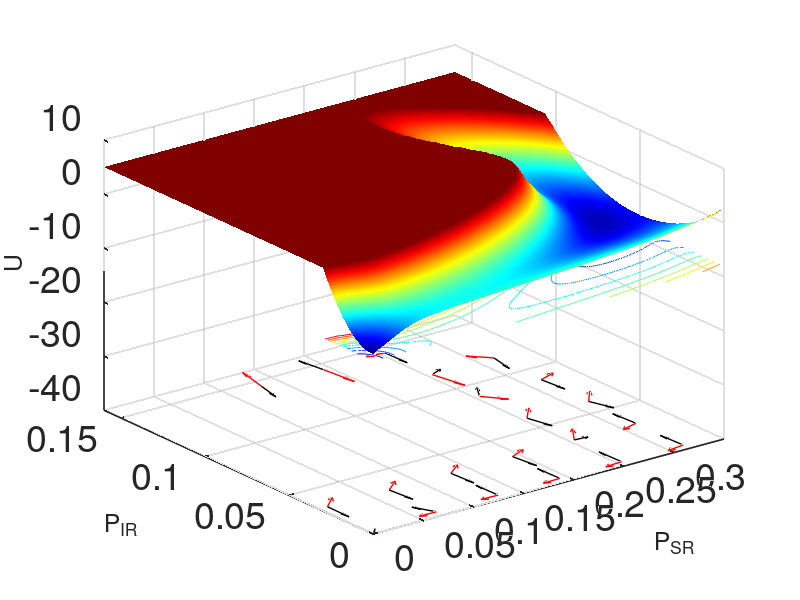

MATLAB code for this plot:
clc;
clear;
% Xm=4.0;
% index1=3;
% index2=4;
dif =[0.0000017;0.0000017];
ms = 200;
xmin = [0;0];
xmax = [0.35;0.16]; %注意这里第一个数是x，第二个数是y轴
x = linspace(xmin(1),xmax(1),ms);
y = linspace(xmin(2),xmax(2),ms);
[X,Y] = meshgrid(x,y);

px = load('pp67_p=0.00158.txt');

p = reshape(px(:,3),ms,ms);
sum(sum(p))
FPx = reshape(px(:,4),ms,ms);
FPy = reshape(px(:,5),ms,ms);
z = trapz(y,trapz(x,p));
Pi = p/z;
PP = eq(Pi,0)+Pi;   
P_eps=min(min(PP));  
P = P_eps*eq(Pi,0)+Pi;
U = -log(P);
U_max =5;
U=U.*(U<U_max)+U_max.*(U>U_max);

h=figure(1);

view([-21.1133,43.4827]);

%绘制流线、梯度力线
dx = x(2)-x(1);
dy = y(2)-y(1);
[GPx,GPy] = gradient(P,dx,dy);
Jx = FPx.*P - dif(1)*GPx ;
Jy = FPy.*P - dif(2)*GPy ;
E=Jy.^2+Jx.^2;
JJx=Jx./(sqrt(E)+eps);
JJy=Jy./(sqrt(E)+eps);
Fx= dif(1)*GPx./P;
Fy=dif(2)*GPy./P;
F=Fx.^2+Fy.^2;
FFx=Fx./(sqrt(F)+eps);
FFy=Fy./(sqrt(F)+eps);
mg = 5:35:200;
ng = mg;

surf(X,Y,U)
hold on
% 在流和梯度力平面上添加U的等高线
surfc(X, Y, U);
hold on
shading interp;
colormap([jet(256)]);
hold on
%归一化二维流和梯度力
z_coordinate = -39.8;
quiver3(X(mg, ng), Y(mg, ng), z_coordinate * ones(size(X(mg, ng))), JJx(mg, ng), JJy(mg, ng), zeros(size(JJx(mg, ng))), 0.30, 'color', 'r', 'LineWidth', 1);
quiver3(X(mg, ng), Y(mg, ng), z_coordinate * ones(size(X(mg, ng))), FFx(mg, ng), FFy(mg, ng), zeros(size(FFx(mg, ng))), 0.23, 'color', 'k', 'LineWidth', 1);
% quiver3(X(mg, ng), Y(mg, ng), z_coordinate * ones(size(X(mg, ng))), FFx(mg, ng), FFy(mg, ng), zeros(size(FFx(mg, ng))), 'AutoScale','on','AutoScaleFactor',0.2,, 'color', 'k', 'LineWidth', 1);
hold on

xlabel('\fontsize{25} P_{SR}');
ylabel('\fontsize{25} P_{IR}'); %投影不同变量的名称，可以根据可视化绘制的维度修改
zlabel('\fontsize{25} U')
hold on
zlim([-40, max(U(:))+5])


set(gca,'YTickLabelRotation',0)
set(gca,'LineWidth',1.2,'Fontsize',27)
set(gca,'TickDir', 'in', 'TickLength', [0.009 0.01])


